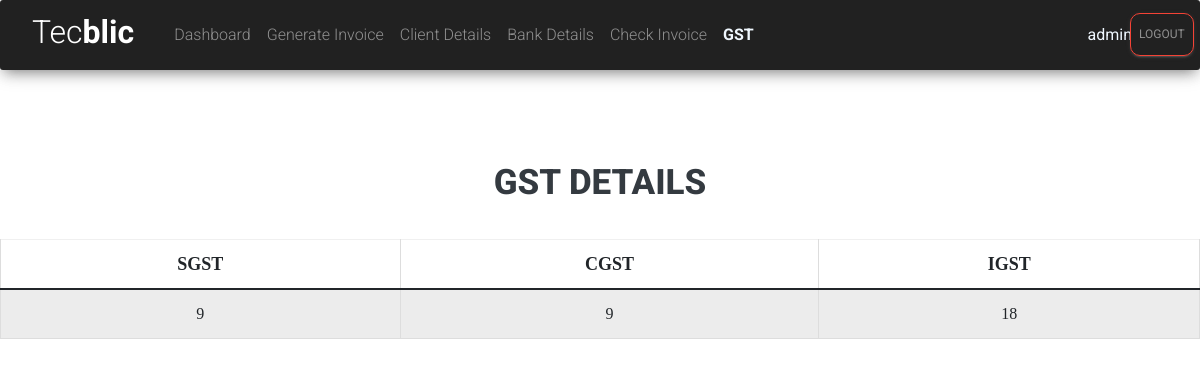
Screenshot of /gst (signed in) with the database file from the repository.
### tecblicapp/models.py (models this page shows)
class gstValue(models.Model):
    cgst = models.CharField(max_length=20,null=True, blank=True)
    sgst = models.CharField(max_length=20,null=True, blank=True)
    igst = models.CharField(max_length=20,null=True, blank=True)

### tecblicapp/views.py (the view)
# urls.py: path('gst', views.gst, name="gst"),
@login_required(login_url='login')
def gst(request):
    gst = gstValue.objects.all()
    return render(request,'tecblicapp/gst.html',{'gst':gst})

### tecblicapp/templates/tecblicapp/gst.html (shortened to what this page needs)
<!DOCTYPE html>
<html lang="en">
<head>
    <link href="https://cdn.jsdelivr.net/npm/bootstrap@5.1.3/dist/css/bootstrap.min.css" rel="stylesheet">
    <link href="https://cdnjs.cloudflare.com/ajax/libs/bootstrap-datepicker/1.2.0/css/datepicker.min.css" rel="stylesheet">
    <link rel="stylesheet" href="https://maxcdn.bootstrapcdn.com/font-awesome/latest/css/font-awesome.min.css">
    <link href="/static/assets/css/material-dashboard.css?v=2.1.2" rel="stylesheet" />
    <link href="/static/assets/css/material-dashboard-rtl.css?v=2.1.2" rel="stylesheet" />
</head>
<body>
{% include 'tecblicapp/navbar.html' %}
<form action="" method="post">
<div style="font-family: Georgia, 'Times New Roman', Times, serif; ">
    <br>
<br>
    <h4 class="text-center text-dark" style="font-size: 35px;font-weight: 800">GST DETAILS</h4>
<br>
        <table class="table table-striped table-hover table-bordered table-sm text-center" >
            <thead>
                <tr>
                    <th scope="col" style="font-weight:800;font-size: large;">SGST</th>
                    <th scope="col" style="font-weight:800;font-size: large;">CGST</th>
                    <th scope="col" style="font-weight:800;font-size: large;">IGST</th>
                </tr>
            </thead>
            <tbody id="tbody">
                {% for i in gst %}
                <tr>
                    <td>{{ i.sgst}}</td>
                    <td>{{ i.cgst}}</td>
                    <td>{{ i.igst}}</td>
                    {% endfor %}
                </tr>
            </tbody>
        </table>
    <br>
    </div>
</form>
</body>
</html>

### tecblicapp/templates/tecblicapp/navbar.html (shortened to what this page needs)
{% load static %}
<nav class="navbar navbar-expand-lg navbar-dark bg-dark" style="margin-bottom:40px;opacity:1;">
  <div class="collapse navbar-collapse" id="navbarCollapse">
    <div class="navbar-nav">
     <a class="navbar-brand" href="{% url 'home_page' %}">
        <h3 class="mx-3" style="position:relative;bottom:30px;font-size: xx-large;"> Tec<b style="font-weight:bold;">blic</b></h3>
      </a>
      <a class="nav-item nav-link  " id="s2" href=" {% url 'home_page' %}">Dashboard</a>
      <a class="nav-item nav-link " id="s3" href="{% url 'invoice_details' %}">Generate Invoice</a>
      <a class="nav-item nav-link" id="s4" href="{% url 'client-detail' %}">Client Details</a>
      <a class="nav-item nav-link {% block BankDetail %}{% endblock  %}" id="s5" href="{% url 'bank-detail' %}">Bank Details</a>
      <a class="nav-item nav-link {% block CheckInvoice %}{% endblock  %}" id="s6" href="{% url 'check_invoices' %}">Check Invoice</a>
      <a class="nav-item nav-link {% block gst %}{% endblock  %} mr-4"  id="s7" href="{% url 'gst' %}">GST</a>
      <span class="nav-item nav-link" style="font-weight: bolder;position:absolute;right:5%;color: aliceblue;" id="s1"> {{request.user}} </span>
      <a class="nav-item nav-link btn btn-outline-danger" style="border-radius: 10px;position:absolute;right:5px;" href="{% url 'logout' %}">Logout</a>
    </div>
  </div>
</nav>

### tecblicapp/templates/tecblicapp/gst.html (style rules this page uses)
#s7 { color: aliceblue; font-weight: bold; }
body { background-color: white; }

### rows the page displays
gstValue: sgst "9", cgst "9", igst "18"

### other values shown
{{ request.user }} "admin"
